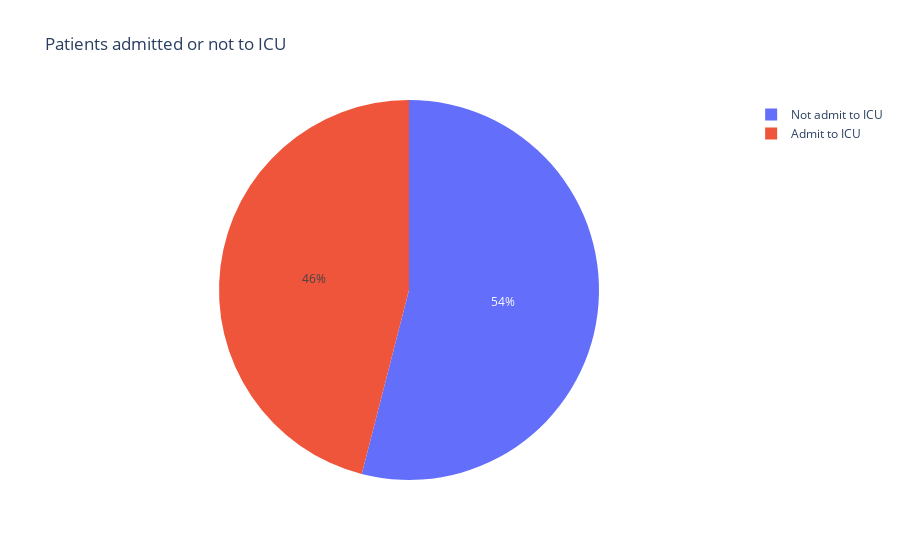

The cell this chart's notebook holds for it:
### Code cell
_ = pd.DataFrame({'Patient': [161, 189]}, index=['Admit to ICU', 'Not admit to ICU'])
px.pie(_, values='Patient', names=_.index, 
       title='Patients admitted or not to ICU')

### Figure 1 — Plotly figure (JSON) as saved in the notebook; plotly's stock layout.template omitted (floating-point values rounded to 4 significant figures)
{"data": [{"domain": {"x": [0, 1], "y": [0, 1]}, "hovertemplate": "index=%{label}<br>Patient=%{value}<extra></extra>", "labels": ["Admit to ICU", "Not admit to ICU"], "legendgroup": "", "name": "", "showlegend": true, "type": "pie", "values": [161, 189]}], "layout": {"legend": {"tracegroupgap": 0}, "title": {"text": "Patients admitted or not to ICU"}}}
